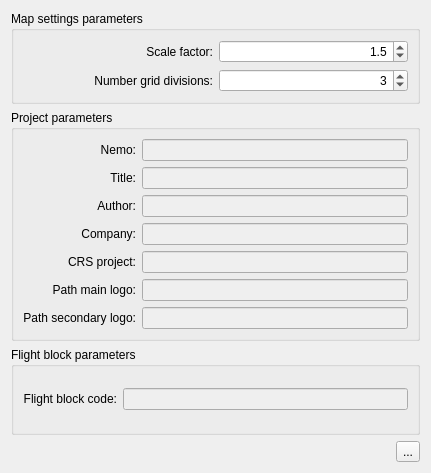
<?xml version="1.0" encoding="UTF-8"?>
<ui version="4.0">
 <class>parametersPrintMap</class>
 <widget class="QDialog" name="parametersPrintMap">
  <property name="geometry">
   <rect>
    <x>0</x>
    <y>0</y>
    <width>431</width>
    <height>473</height>
   </rect>
  </property>
  <property name="windowTitle">
   <string>Print map parameters</string>
  </property>
  <property name="windowIcon">
   <iconset>
    <normaloff>:/plugins/pflip_uav_pafyc/icons/pdf.png</normaloff>:/plugins/pflip_uav_pafyc/icons/pdf.png</iconset>
  </property>
  <layout class="QGridLayout" name="gridLayout_7">
   <item row="0" column="0">
    <widget class="QgsCollapsibleGroupBox" name="mGroupBox_mapSettingsParameters">
     <property name="title">
      <string>Map settings parameters</string>
     </property>
     <layout class="QGridLayout" name="gridLayout_2">
      <item row="0" column="0">
       <layout class="QGridLayout" name="gridLayout_3">
        <item row="1" column="0">
         <widget class="QLabel" name="label_3">
          <property name="text">
           <string>Number grid divisions:</string>
          </property>
          <property name="alignment">
           <set>Qt::AlignRight|Qt::AlignTrailing|Qt::AlignVCenter</set>
          </property>
         </widget>
        </item>
        <item row="1" column="1">
         <widget class="QgsSpinBox" name="mQgsSpinBox_numberGridDivisions">
          <property name="alignment">
           <set>Qt::AlignRight|Qt::AlignTrailing|Qt::AlignVCenter</set>
          </property>
          <property name="minimum">
           <number>2</number>
          </property>
          <property name="maximum">
           <number>5</number>
          </property>
          <property name="value">
           <number>3</number>
          </property>
         </widget>
        </item>
        <item row="0" column="1">
         <widget class="QgsDoubleSpinBox" name="mQgsDoubleSpinBox_scaleFactor">
          <property name="alignment">
           <set>Qt::AlignRight|Qt::AlignTrailing|Qt::AlignVCenter</set>
          </property>
          <property name="decimals">
           <number>1</number>
          </property>
          <property name="minimum">
           <double>1.000000000000000</double>
          </property>
          <property name="maximum">
           <double>5.000000000000000</double>
          </property>
          <property name="singleStep">
           <double>0.100000000000000</double>
          </property>
          <property name="value">
           <double>1.500000000000000</double>
          </property>
          <property name="showClearButton">
           <bool>true</bool>
          </property>
          <property name="clearValue">
           <bool>true</bool>
          </property>
          <property name="expressionsEnabled">
           <bool>true</bool>
          </property>
         </widget>
        </item>
        <item row="0" column="0">
         <widget class="QLabel" name="label_2">
          <property name="text">
           <string>Scale factor:</string>
          </property>
          <property name="alignment">
           <set>Qt::AlignRight|Qt::AlignTrailing|Qt::AlignVCenter</set>
          </property>
         </widget>
        </item>
       </layout>
      </item>
     </layout>
    </widget>
   </item>
   <item row="1" column="0">
    <widget class="QgsCollapsibleGroupBox" name="mGroupBox_projecParameters">
     <property name="title">
      <string>Project parameters</string>
     </property>
     <layout class="QGridLayout" name="gridLayout_5">
      <item row="0" column="0">
       <layout class="QGridLayout" name="gridLayout">
        <item row="6" column="0">
         <widget class="QLabel" name="label_22">
          <property name="font">
           <font>
            <weight>50</weight>
            <bold>false</bold>
           </font>
          </property>
          <property name="text">
           <string>Path secondary logo:</string>
          </property>
          <property name="alignment">
           <set>Qt::AlignRight|Qt::AlignTrailing|Qt::AlignVCenter</set>
          </property>
         </widget>
        </item>
        <item row="5" column="0">
         <widget class="QLabel" name="label_21">
          <property name="font">
           <font>
            <weight>50</weight>
            <bold>false</bold>
           </font>
          </property>
          <property name="text">
           <string>Path main logo:</string>
          </property>
          <property name="alignment">
           <set>Qt::AlignRight|Qt::AlignTrailing|Qt::AlignVCenter</set>
          </property>
         </widget>
        </item>
        <item row="0" column="1">
         <widget class="QLineEdit" name="lineEdit_Nemo">
          <property name="enabled">
           <bool>false</bool>
          </property>
          <property name="font">
           <font>
            <weight>75</weight>
            <bold>true</bold>
           </font>
          </property>
          <property name="whatsThis">
           <string>Mnemonic code project (*required)</string>
          </property>
          <property name="readOnly">
           <bool>true</bool>
          </property>
         </widget>
        </item>
        <item row="1" column="0">
         <widget class="QLabel" name="label_29">
          <property name="text">
           <string>Title:</string>
          </property>
          <property name="alignment">
           <set>Qt::AlignRight|Qt::AlignTrailing|Qt::AlignVCenter</set>
          </property>
         </widget>
        </item>
        <item row="2" column="1">
         <widget class="QLineEdit" name="lineEdit_AuthorProject">
          <property name="enabled">
           <bool>false</bool>
          </property>
          <property name="whatsThis">
           <string>Author of the project. This title will be used in the emission of reports</string>
          </property>
         </widget>
        </item>
        <item row="0" column="0">
         <widget class="QLabel" name="label">
          <property name="text">
           <string>Nemo:</string>
          </property>
          <property name="alignment">
           <set>Qt::AlignRight|Qt::AlignTrailing|Qt::AlignVCenter</set>
          </property>
         </widget>
        </item>
        <item row="1" column="1">
         <widget class="QLineEdit" name="lineEdit_TitleProject">
          <property name="enabled">
           <bool>false</bool>
          </property>
          <property name="whatsThis">
           <string>Title of the project. This title will be used in the emission of reports</string>
          </property>
         </widget>
        </item>
        <item row="2" column="0">
         <widget class="QLabel" name="label_30">
          <property name="text">
           <string>Author:</string>
          </property>
          <property name="alignment">
           <set>Qt::AlignRight|Qt::AlignTrailing|Qt::AlignVCenter</set>
          </property>
         </widget>
        </item>
        <item row="3" column="0">
         <widget class="QLabel" name="label_33">
          <property name="text">
           <string>Company:</string>
          </property>
          <property name="alignment">
           <set>Qt::AlignRight|Qt::AlignTrailing|Qt::AlignVCenter</set>
          </property>
         </widget>
        </item>
        <item row="3" column="1">
         <widget class="QLineEdit" name="lineEdit_Company">
          <property name="enabled">
           <bool>false</bool>
          </property>
          <property name="whatsThis">
           <string>Author of the project. This title will be used in the emission of reports</string>
          </property>
         </widget>
        </item>
        <item row="4" column="0">
         <widget class="QLabel" name="label_32">
          <property name="text">
           <string>CRS project:</string>
          </property>
          <property name="alignment">
           <set>Qt::AlignRight|Qt::AlignTrailing|Qt::AlignVCenter</set>
          </property>
         </widget>
        </item>
        <item row="4" column="1">
         <widget class="QLineEdit" name="lineEdit_CRS">
          <property name="enabled">
           <bool>false</bool>
          </property>
          <property name="font">
           <font>
            <weight>75</weight>
            <bold>true</bold>
           </font>
          </property>
          <property name="whatsThis">
           <string>Mnemonic code project (*required)</string>
          </property>
          <property name="readOnly">
           <bool>true</bool>
          </property>
         </widget>
        </item>
        <item row="5" column="1">
         <widget class="QLineEdit" name="lineEdit_pathLogo">
          <property name="enabled">
           <bool>false</bool>
          </property>
          <property name="font">
           <font>
            <weight>50</weight>
            <bold>false</bold>
           </font>
          </property>
          <property name="toolTip">
           <string>Select raster DTM </string>
          </property>
          <property name="whatsThis">
           <string>Raster DTM can be selected as a QGIS layer or import from a File</string>
          </property>
          <property name="readOnly">
           <bool>true</bool>
          </property>
         </widget>
        </item>
        <item row="6" column="1">
         <widget class="QLineEdit" name="lineEdit_pathLogo2">
          <property name="enabled">
           <bool>false</bool>
          </property>
         </widget>
        </item>
       </layout>
      </item>
     </layout>
    </widget>
   </item>
   <item row="2" column="0">
    <widget class="QgsCollapsibleGroupBox" name="mGroupBox_flightBlockParameters">
     <property name="title">
      <string>Flight block parameters</string>
     </property>
     <layout class="QGridLayout" name="gridLayout_6">
      <item row="0" column="0">
       <layout class="QGridLayout" name="gridLayout_4">
        <item row="0" column="0">
         <widget class="QLabel" name="label_23">
          <property name="font">
           <font>
            <weight>50</weight>
            <bold>false</bold>
           </font>
          </property>
          <property name="text">
           <string>Flight block code:</string>
          </property>
          <property name="alignment">
           <set>Qt::AlignRight|Qt::AlignTrailing|Qt::AlignVCenter</set>
          </property>
         </widget>
        </item>
        <item row="0" column="1">
         <widget class="QLineEdit" name="lineEdit_flightBlockCode">
          <property name="enabled">
           <bool>false</bool>
          </property>
         </widget>
        </item>
       </layout>
      </item>
     </layout>
    </widget>
   </item>
   <item row="3" column="0">
    <layout class="QHBoxLayout" name="horizontalLayout">
     <item>
      <spacer name="horizontalSpacer">
       <property name="orientation">
        <enum>Qt::Horizontal</enum>
       </property>
       <property name="sizeHint" stdset="0">
        <size>
         <width>598</width>
         <height>20</height>
        </size>
       </property>
      </spacer>
     </item>
     <item>
      <widget class="QToolButton" name="toolButton_process">
       <property name="toolTip">
        <string>Process</string>
       </property>
       <property name="text">
        <string>...</string>
       </property>
       <property name="icon">
        <iconset resource="../resources.qrc">
         <normaloff>:/plugins/pflip_uav_pafyc/icons/pdf.png</normaloff>:/plugins/pflip_uav_pafyc/icons/pdf.png</iconset>
       </property>
       <property name="iconSize">
        <size>
         <width>24</width>
         <height>24</height>
        </size>
       </property>
      </widget>
     </item>
    </layout>
   </item>
  </layout>
 </widget>
 <customwidgets>
  <customwidget>
   <class>QgsCollapsibleGroupBox</class>
   <extends>QGroupBox</extends>
   <header>qgscollapsiblegroupbox.h</header>
   <container>1</container>
  </customwidget>
  <customwidget>
   <class>QgsDoubleSpinBox</class>
   <extends>QDoubleSpinBox</extends>
   <header>qgsdoublespinbox.h</header>
  </customwidget>
  <customwidget>
   <class>QgsSpinBox</class>
   <extends>QSpinBox</extends>
   <header>qgsspinbox.h</header>
  </customwidget>
 </customwidgets>
 <tabstops>
  <tabstop>lineEdit_Nemo</tabstop>
  <tabstop>lineEdit_TitleProject</tabstop>
  <tabstop>lineEdit_AuthorProject</tabstop>
  <tabstop>lineEdit_Company</tabstop>
  <tabstop>toolButton_process</tabstop>
 </tabstops>
 <resources>
  <include location="../resources.qrc"/>
 </resources>
 <connections/>
</ui>
